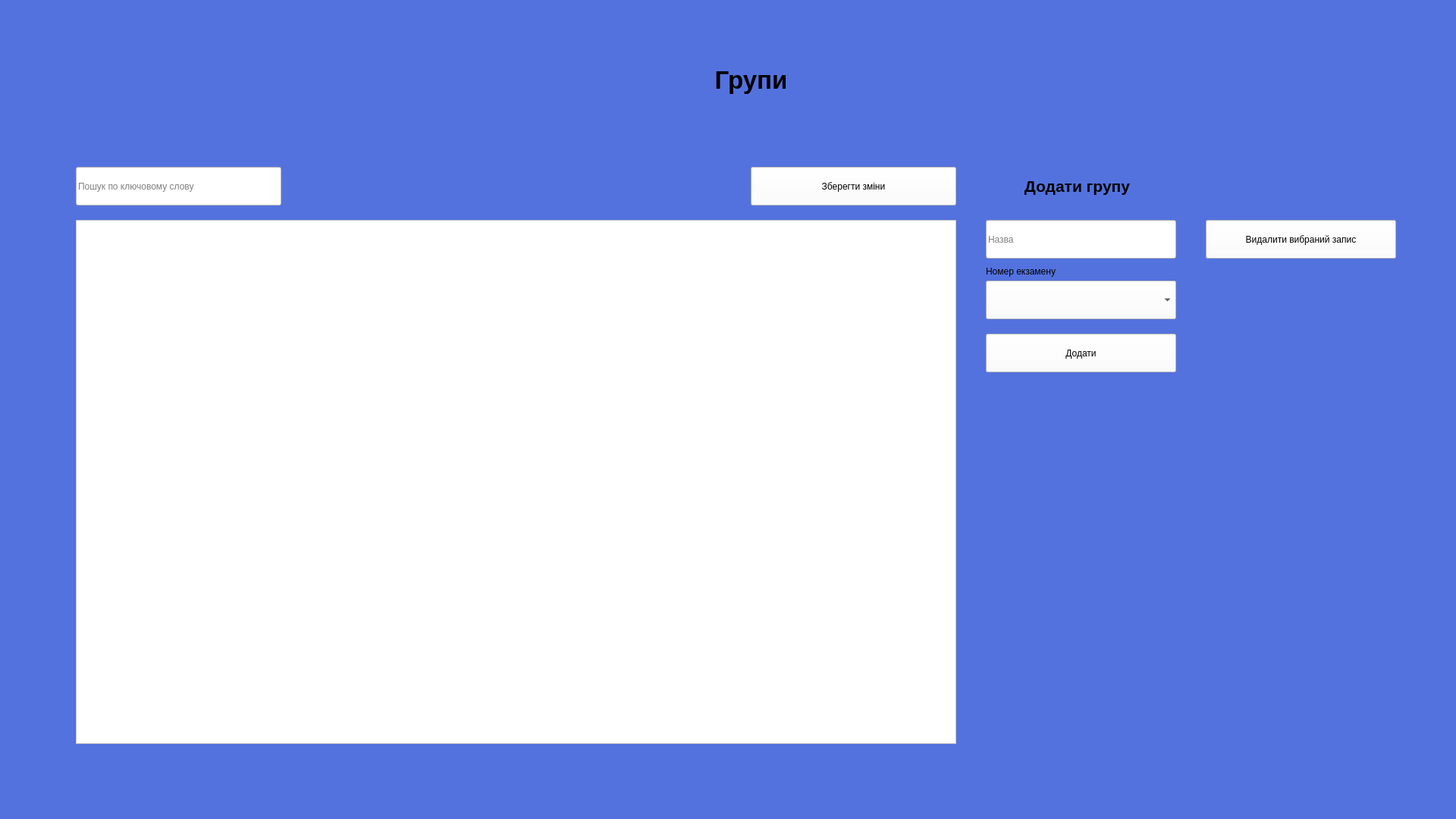
<?xml version="1.0" encoding="UTF-8"?>
<ui version="4.0">
 <class>Management</class>
 <widget class="QMainWindow" name="Management">
  <property name="geometry">
   <rect>
    <x>0</x>
    <y>0</y>
    <width>1920</width>
    <height>1080</height>
   </rect>
  </property>
  <property name="windowTitle">
   <string>Керування БД</string>
  </property>
  <property name="windowIcon">
   <iconset>
    <normaloff>../Downloads/symvolika-1.png</normaloff>../Downloads/symvolika-1.png</iconset>
  </property>
  <property name="styleSheet">
   <string notr="true">background: #5472DE;
background-image: url(:/newPrefix/649eb8ca76c20 (1).png);</string>
  </property>
  <widget class="QWidget" name="centralwidget">
   <widget class="QLabel" name="label_3">
    <property name="geometry">
     <rect>
      <x>620</x>
      <y>50</y>
      <width>741</width>
      <height>111</height>
     </rect>
    </property>
    <property name="font">
     <font>
      <family>Arial</family>
      <pointsize>25</pointsize>
      <weight>75</weight>
      <bold>true</bold>
     </font>
    </property>
    <property name="autoFillBackground">
     <bool>false</bool>
    </property>
    <property name="styleSheet">
     <string notr="true">background: transparent;</string>
    </property>
    <property name="text">
     <string>Групи</string>
    </property>
    <property name="textFormat">
     <enum>Qt::AutoText</enum>
    </property>
    <property name="alignment">
     <set>Qt::AlignCenter</set>
    </property>
   </widget>
   <widget class="QLineEdit" name="lineEdit_16">
    <property name="geometry">
     <rect>
      <x>1300</x>
      <y>290</y>
      <width>251</width>
      <height>51</height>
     </rect>
    </property>
    <property name="styleSheet">
     <string notr="true">background-color: rgb(255, 255, 255);</string>
    </property>
    <property name="placeholderText">
     <string>Назва</string>
    </property>
   </widget>
   <widget class="QLabel" name="label_9">
    <property name="geometry">
     <rect>
      <x>1280</x>
      <y>190</y>
      <width>281</width>
      <height>111</height>
     </rect>
    </property>
    <property name="font">
     <font>
      <family>Arial</family>
      <pointsize>16</pointsize>
      <weight>75</weight>
      <bold>true</bold>
     </font>
    </property>
    <property name="autoFillBackground">
     <bool>false</bool>
    </property>
    <property name="styleSheet">
     <string notr="true">background: transparent;</string>
    </property>
    <property name="text">
     <string>Додати групу</string>
    </property>
    <property name="textFormat">
     <enum>Qt::AutoText</enum>
    </property>
    <property name="alignment">
     <set>Qt::AlignCenter</set>
    </property>
   </widget>
   <widget class="QLineEdit" name="lineEdit_6">
    <property name="geometry">
     <rect>
      <x>100</x>
      <y>220</y>
      <width>271</width>
      <height>51</height>
     </rect>
    </property>
    <property name="styleSheet">
     <string notr="true">background-color: rgb(255, 255, 255);</string>
    </property>
    <property name="placeholderText">
     <string>Пошук по ключовому слову</string>
    </property>
   </widget>
   <widget class="QPushButton" name="pushButton_16">
    <property name="geometry">
     <rect>
      <x>1300</x>
      <y>440</y>
      <width>251</width>
      <height>51</height>
     </rect>
    </property>
    <property name="styleSheet">
     <string notr="true">background-color: rgb(255, 255, 255);</string>
    </property>
    <property name="text">
     <string>Додати</string>
    </property>
   </widget>
   <widget class="QPushButton" name="pushButton_18">
    <property name="geometry">
     <rect>
      <x>990</x>
      <y>220</y>
      <width>271</width>
      <height>51</height>
     </rect>
    </property>
    <property name="styleSheet">
     <string notr="true">background-color: rgb(255, 255, 255);</string>
    </property>
    <property name="text">
     <string>Зберегти зміни</string>
    </property>
   </widget>
   <widget class="QTableWidget" name="tableWidget_2">
    <property name="geometry">
     <rect>
      <x>100</x>
      <y>290</y>
      <width>1161</width>
      <height>691</height>
     </rect>
    </property>
    <property name="styleSheet">
     <string notr="true">background-color: rgb(255, 255, 255);</string>
    </property>
    <property name="showGrid">
     <bool>true</bool>
    </property>
    <property name="sortingEnabled">
     <bool>true</bool>
    </property>
    <property name="wordWrap">
     <bool>false</bool>
    </property>
    <property name="rowCount">
     <number>0</number>
    </property>
    <property name="columnCount">
     <number>0</number>
    </property>
    <attribute name="horizontalHeaderCascadingSectionResizes">
     <bool>false</bool>
    </attribute>
   </widget>
   <widget class="QPushButton" name="pushButton_17">
    <property name="geometry">
     <rect>
      <x>1590</x>
      <y>290</y>
      <width>251</width>
      <height>51</height>
     </rect>
    </property>
    <property name="styleSheet">
     <string notr="true">background-color: rgb(255, 255, 255);</string>
    </property>
    <property name="text">
     <string>Видалити вибраний запис</string>
    </property>
   </widget>
   <widget class="QComboBox" name="comboBox_4">
    <property name="geometry">
     <rect>
      <x>1300</x>
      <y>370</y>
      <width>251</width>
      <height>51</height>
     </rect>
    </property>
    <property name="styleSheet">
     <string notr="true">background-color: rgb(255, 255, 255);</string>
    </property>
   </widget>
   <widget class="QLabel" name="label">
    <property name="geometry">
     <rect>
      <x>1300</x>
      <y>350</y>
      <width>101</width>
      <height>16</height>
     </rect>
    </property>
    <property name="text">
     <string>Номер екзамену</string>
    </property>
   </widget>
  </widget>
 </widget>
 <resources>
  <include location="image.qrc"/>
 </resources>
 <connections/>
</ui>
